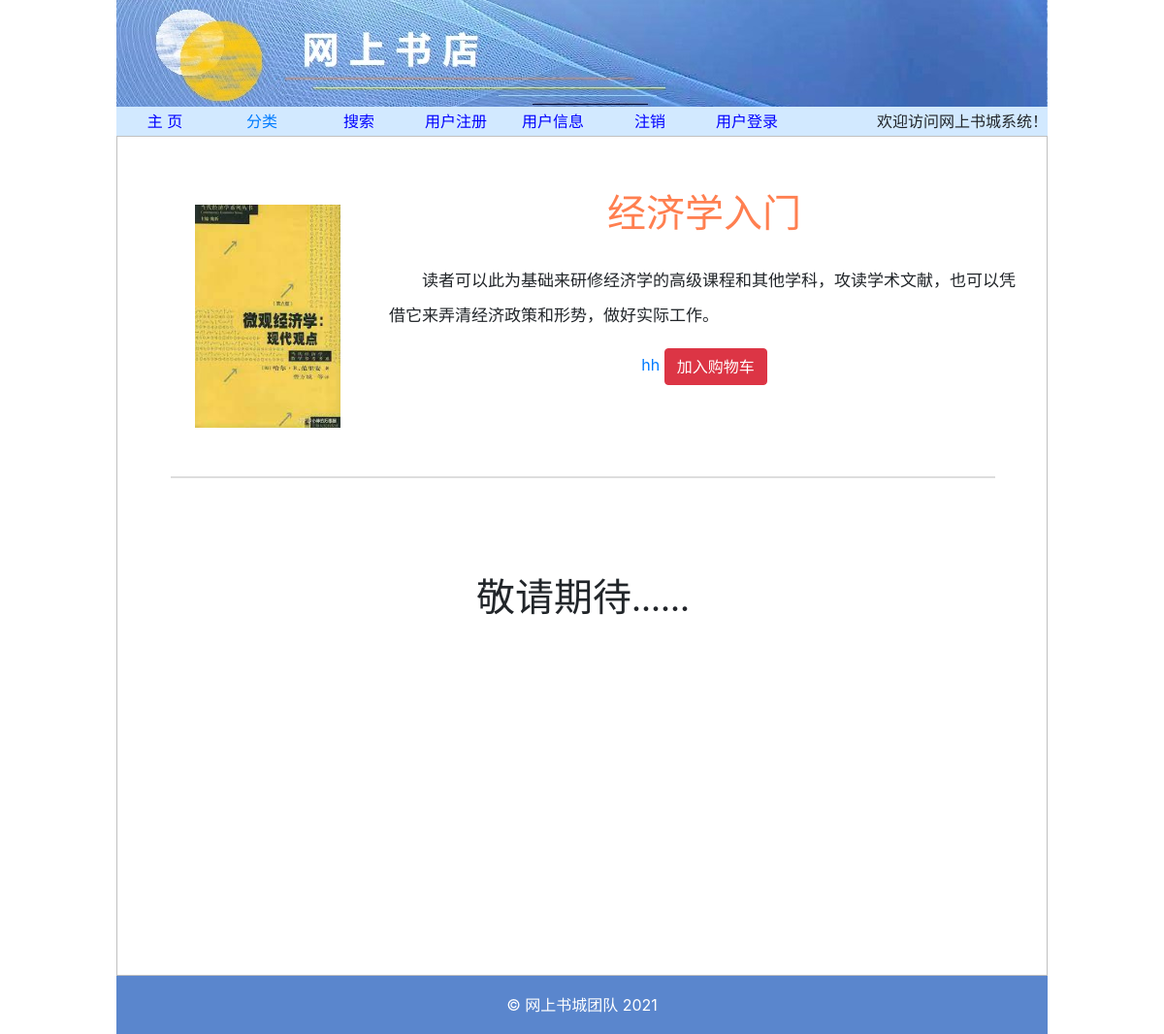
Page /bookPage.php?name=经济学入门 on the committed database.
### tables this page shows
CREATE TABLE `bookpage`  (
  `productId` int(8) NOT NULL COMMENT '书籍id',
  `Name` varchar(50) NOT NULL COMMENT '书籍名',
  `Descn` varchar(255) NULL DEFAULT NULL COMMENT '书籍简介',
  `bookContent` mediumtext NULL COMMENT '书籍内容',
  `firstName` varchar(255) NULL DEFAULT NULL COMMENT '第一章标题',
  `Image` varchar(50) NOT NULL COMMENT '图片地址',
  `ListPrice` decimal(8, 2) NULL DEFAULT NULL COMMENT '价格',
  PRIMARY KEY (`productId`) USING BTREE
);

### bookPage.php (the view, shortened to what this page needs)
<!DOCTYPE html>
<html lang="zh">
<head>
	<link href="css/bootstrap-4.6.0-dist/css/bootstrap.css" rel="stylesheet">
	<link rel="stylesheet" href="css/bookPage.css">
</head>
<body>
	<?php
		$name = $_GET["name"];
		require("Conn.php");
		$sql= "select * from bookpage where Name = '$name'";
		$result=mysqli_query($db,$sql);
		if($result->num_rows>0){
	?>
	<?php while($row=mysqli_fetch_array($result)){ ?>
		<div class="bookPage">
			<div class="bookImg">
				<img src="images/<?=$row['Image']?>" alt="">
			</div>
			<div class="bookName">
				<p><?=$row['Name']?></p>
			</div>
			<div class="bookJj">
				<p>
					<?=$row['Descn']?>
				</p>
				<div class="gwc">
					<a class="gwc_sum">hh </a>
					<button class="btn btn-danger">加入购物车</button>
				</div>
			</div>
			<div class="bookContent">
				<p>
					<?php
					 if(isset($row['bookContent'])){
					?>
						<?=$row['bookContent']?>
					<?php
					}else{?>
						<h1>敬请期待......</h1>
					<?php }
					?>
				</p>
			</div>
		</div>
	<?php
	}
	?>
	<?php
	}else{
		echo "正在进货中......";
	}
	?>
</body>
</html>

### css/bookPage.css (style rules this page uses)
.bookPage { width: 900px; height: 800px; margin-left: 30px; margin-top: 30px; margin-bottom: -30px; }
.bookPage .bookImg { float: left; width: 250px; height:300px; }
.bookPage .bookImg img { display: block; margin: 40px 40px 40px 50px; width: 150px; height:230px }
.bookPage .bookName { float: left; width: 650px; height: 100px; font-size: 40px; color: coral; font-family: MyNewFont; }
.bookPage .bookName p { margin-bottom: -10px; margin-top: 20px; }
.bookPage .bookJj { float: left; width: 650px; height: 180px; }
.bookPage .bookJj p { font-size: 17px; text-align: left; text-indent: 2em; line-height: 36px; }
.bookPage .bookContent { float: left; width: 850px; border-top: 2px solid #ddd; margin-left: 25px; margin-top: 20px; margin-bottom: 40px; }
.bookPage .bookContent p { width: 700px; margin-left: 75px; font-size: 16px; text-align: left; text-indent: 2em; line-height: 40px; }
.bookPage .bookContent h1 { margin-top: 100px; font-family: MyNewFont; }

### css/Style.css (style rules this page uses)
body, header, nav, ul, li, main, footer { margin: 0; list-style-type: none; }
header { width: 960px; height: 110px; background-image: url('../images/banner.jpg'); margin: 0px auto; }
nav { width: 960px; height: 30px; background-color: #D2E9FF; margin: 0px auto; text-align: right; }
nav ul { list-style-type: none; margin-left: -40px; }
nav ul li { width: 100px; height: 30px; line-height: 30px; text-align: center; float: left; }
nav a { display: block; width: 100px; text-decoration: none; }
main { width: 960px; margin: 0px auto; text-align: center; border: 1px solid silver; padding-bottom: 40px; }
footer { width: 960px; height: 60px; background-image: url('../images/footer.jpg'); margin: 0px auto; line-height: 60px; text-align: center; color: white; }
#welcome { line-height: 30px; }
a:link { text-decoration: none; color: blue; }
main { position: relative; width: 960px; margin: 0px auto; text-align: center; border: 1px solid silver; padding-bottom: 40px; }

### rows in the picture
bookpage: Image (picture), Name "经济学入门", Descn "读者可以此为基础来研修经济学的高级课程和其他学科，攻读学术文献，也可以凭借它来弄清经济政策和形势，做好实际工作。", shows "敬请期待......"
